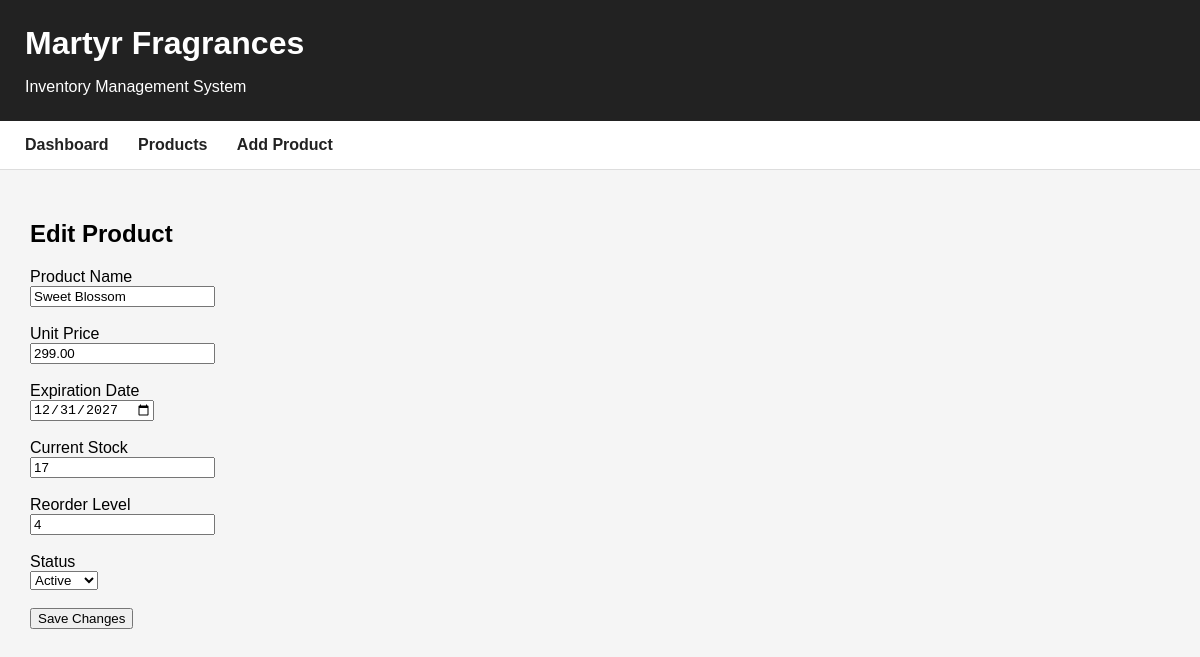
Screenshot of /edit_product.php?id=3 with the database file from the repository.
### tables this page shows
CREATE TABLE `products` (
  `product_id` int(11) NOT NULL AUTO_INCREMENT,
  `product_name` varchar(100) NOT NULL,
  `unit_price` decimal(10,2) NOT NULL,
  `expiration_date` date DEFAULT NULL,
  `current_stock` int(11) NOT NULL DEFAULT 0,
  `reorder_level` int(11) NOT NULL DEFAULT 0,
  `status` varchar(20) NOT NULL DEFAULT 'Active',
  PRIMARY KEY (`product_id`)
);

### edit_product.php (the view, shortened to what this page needs)
<?php
include "martyfragrance_db.php";
$product_id = $_GET["id"];
$sql = "SELECT * FROM products WHERE product_id = ?";
$stmt = $conn->prepare($sql);
$stmt->bind_param("i", $product_id);
$stmt->execute();
$result = $stmt->get_result();
$product = $result->fetch_assoc();
?>
<!DOCTYPE html>
<html lang="en">
<head>
    <link rel="stylesheet" href="style.css">
</head>
<body>
<header>
    <h1>Martyr Fragrances</h1>
    <p>Inventory Management System</p>
</header>
<nav>
    <a href="index.php">Dashboard</a>
    <a href="products.php">Products</a>
    <a href="add_product.php">Add Product</a>
</nav>
<main>
    <h2>Edit Product</h2>
    <form method="POST">
        <label>Product Name</label>
        <br>
        <input
            type="text"
            name="product_name"
            value="<?php echo htmlspecialchars($product["product_name"]); ?>"
            required
        >
        <br><br>
        <label>Unit Price</label>
        <br>
        <input
            type="number"
            name="unit_price"
            step="0.01"
            value="<?php echo $product["unit_price"]; ?>"
            required
        >
        <br><br>
        <label>Expiration Date</label>
        <br>
        <input
            type="date"
            name="expiration_date"
            value="<?php echo $product["expiration_date"]; ?>"
        >
        <br><br>
        <label>Current Stock</label>
        <br>
        <input
            type="number"
            name="current_stock"
            min="0"
            value="<?php echo $product["current_stock"]; ?>"
            required
        >
        <br><br>
        <label>Reorder Level</label>
        <br>
        <input
            type="number"
            name="reorder_level"
            min="0"
            value="<?php echo $product["reorder_level"]; ?>"
            required
        >
        <br><br>
        <label>Status</label>
        <br>
        <select name="status">
            <option value="Active"
                <?php
                if ($product["status"] == "Active") {
                    echo "selected";
                }
                ?>>
                Active
            </option>
        </select>
        <br><br>
        <button type="submit">
            Save Changes
        </button>
    </form>
</main>
</body>
</html>

### style.css (style rules this page uses)
body { font-family: Arial, sans-serif; margin: 0; background-color: #f5f5f5; }
header { background-color: #222; color: white; padding: 25px; }
header h1 { margin: 0; }
header p { margin-bottom: 0; }
nav { background-color: white; padding: 15px 25px; border-bottom: 1px solid #ddd; }
nav a { margin-right: 25px; text-decoration: none; color: #222; font-weight: bold; }
main { padding: 30px; }

### rows the page displays
products: product_name "Sweet Blossom", unit_price "299.00", expiration_date "12/31/2027", current_stock "17", reorder_level "4", status "Active"
